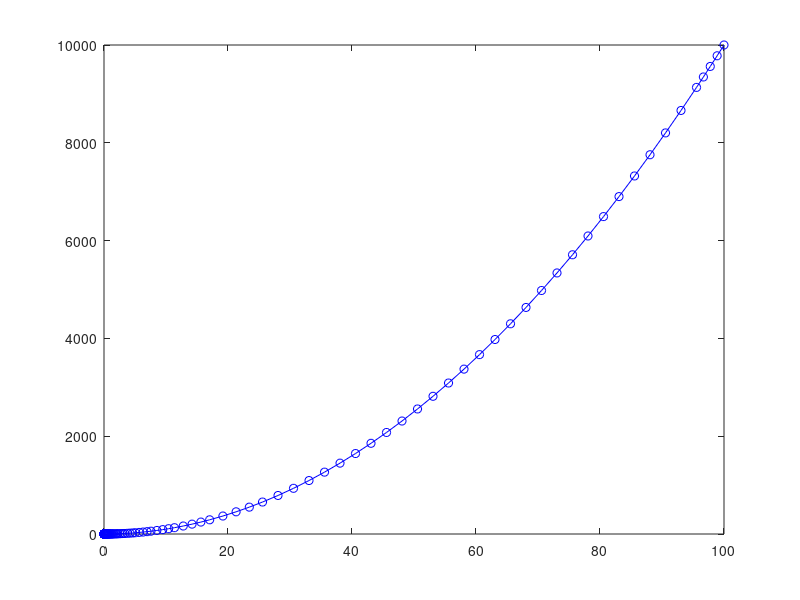

MATLAB code for this plot: (Note: this script raises an error after producing the figure.)
% dy/dt = 2t
f = @(t, x) 2*t;

[t,y] = ode45(f, [0 100], 0);
 
plot(t, y,'-ob');

[t,y] = ode45(@ode_test, [0 100], 0);

hold on;
plot(t, y,'-or');

